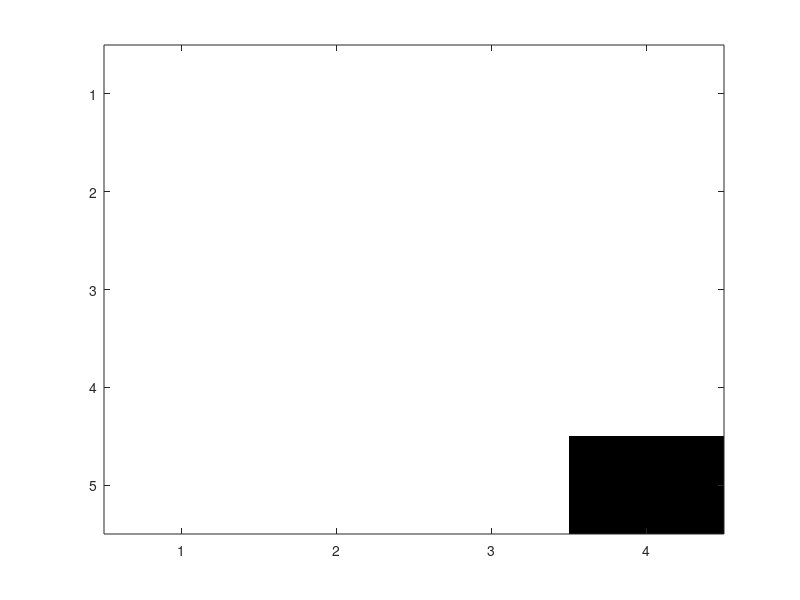

The MATLAB script that drew this image: (Note: this script raises an error after producing the figure.)
% Initialize current location maze array
% 1 means unvisited
% 0.5 means visited
% 0 is the robot's current location

curr_loc = [...
    1 1 1 1 
    1 1 1 1
    1 1 1 1
    1 1 1 1 
    1 1 1 0];  

y_dim = 5;
x_dim = 4;

% Set maze walls
% For each grid space, wall locations are represented with 4 bits:
% [bit3 bit2 bit1 bit0] ==> [W E S N]
% N (north wall) = 0001 in binary or 1 in decimal
% S (south wall) = 0010 in binary or 2 in decimal
% E (east wall)  = 0100 in binary or 4 in decimal
% W (west wall)  = 1000 in binary or 8 in decimal
% For example: A grid that has a wall to the north and east would have a
% wall location of 0101 in binary or 5 in decimal

% Two wall configurations, for testing
% You can uncomment any of the wall_loc arrays or write your own mazes

% wall_loc = [...
%     9 1 3 5
%     8 4 11 4
%     12 10 5 12
%     8 5 14 12
%     10 2 3 6];

wall_loc = [...
    9 1 3 5
    8 6 13 12
    12 11 6 12
    8 3 7 14
    10 3 3 7];

% User-defined color map
% 0   -> black
% 0.5 -> green
% 1   ->
map = [...
       0, 0, 0 
       0, 1, 0
       1, 1, 1];

% Draw initial grid
colormap(map);
imagesc(curr_loc);
caxis([0 1])
draw_walls(wall_loc);

% Total steps taken
steps = 0;
% Current position
curr_x = 4;
curr_y = 5;

next_x = curr_x;
next_y = curr_y;

%Direction facing: N, S, E, W
curr_dir = 'N';

segments = [];
settled = [];
frontier = [];

while (true)
    
    % Update node ID to current position
    ID= getNodeID(curr_x,curr_y);
    
    % Get wall information at current location
    wall_bin = de2bi(wall_loc(curr_y,curr_x), 4, 'right-msb');
    % Add segments connecting to all adjacent nodes
    if (wall_bin(1) == 0) %North neighbor
        segments= addSegment(segments,ID,getNodeID(curr_x,curr_y-1));
    end
    if (wall_bin(2) == 0) %South neighbor
        segments= addSegment(segments,ID,getNodeID(curr_x,curr_y+1));
    end
    if (wall_bin(3) == 0) %East neighbor
        segments= addSegment(segments,ID,getNodeID(curr_x+1,curr_y));
    end
    if (wall_bin(4) == 0) %West neighbor
        segments= addSegment(segments,ID,getNodeID(curr_x-1,curr_y));
    end
    
%======================
%    Algorithm to determine next movement here.
%    
%    Must set next_x and next_y to the next desired locations.
%
%    Must break if the maze is fully explored.
%======================
    if(wall_bin(1) == 0)
        next_y = curr_y - 1;
        next_x = curr_x;
        if(next_y == 0)
            break
        end
    elseif(wall_bin(4) == 0)
        next_x = curr_x - 1;
        next_y = curr_y;
        if(next_x == 0)
            break
        end
    elseif(wall_bin(2) == 0)
        next_y = curr_y + 1;
        next_x = curr_x;
        if(next_y == 6)
            break
        end
    elseif(wall_bin(3) == 0)
        next_x = curr_x + 1;
        next_y = curr_y;
        if(next_x >= x_dim+1)
            break
        end
    end

       
    
   


    % Update our position
    prev_y = curr_y;
    prev_x = curr_x;
    curr_y = next_y;
    curr_x = next_x;
    
    % Update our direction based on how we've changed our position
    if (curr_x > prev_x)
        curr_dir= 'E';
    elseif (curr_x < prev_x)
        curr_dir= 'W';
    elseif (curr_y < prev_y)
        curr_dir= 'N';
    else (curr_y > prev_y)
        curr_dir= 'S';
    end
    
    % We've made a movement, add a step
    steps = steps + 1;
    
    % Update maze array
    curr_loc(curr_y, curr_x) = 0;
    curr_loc(prev_y, prev_x) = 0.5;
    
    pause(0.2);
    
    %Update drawing of the maze
    imagesc(curr_loc);
    caxis([0 1]); % Re-scale colormap to original scale
    draw_walls(wall_loc);
end
display(horzcat('The maze was successfully explored in ',num2str(steps),' steps.'));